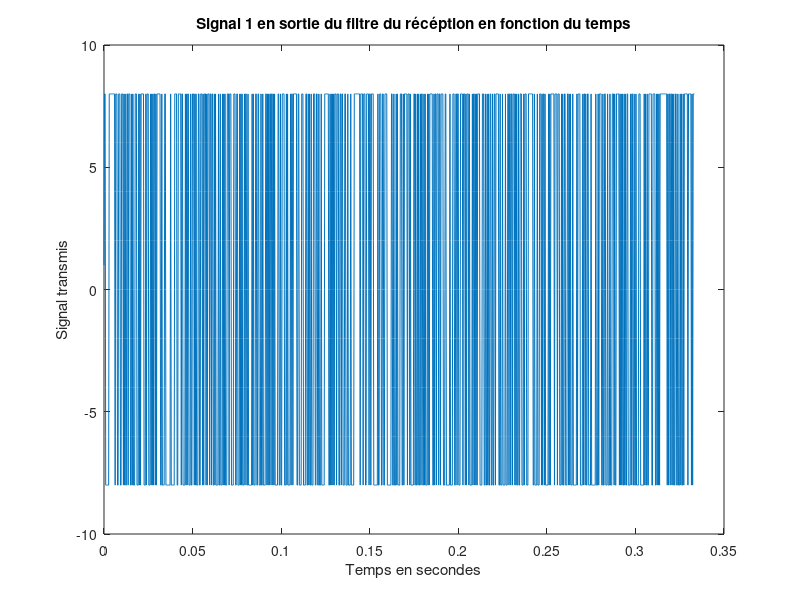
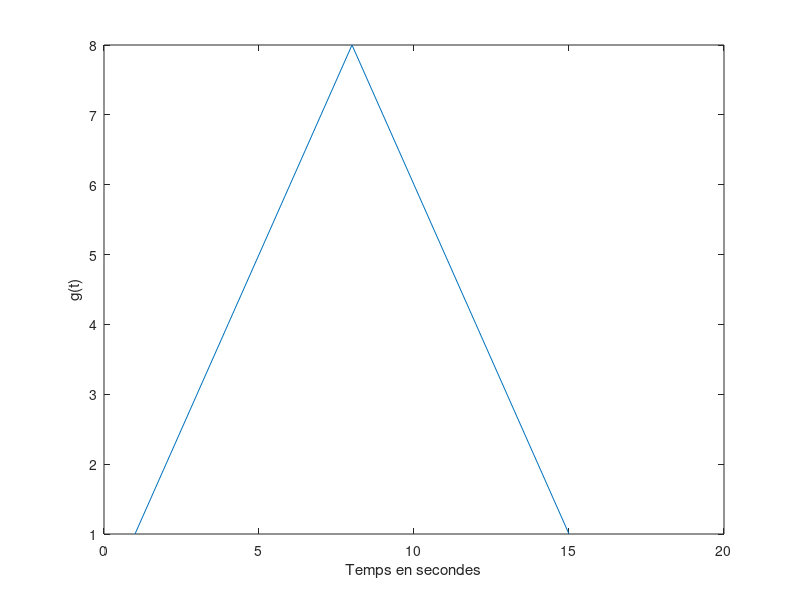
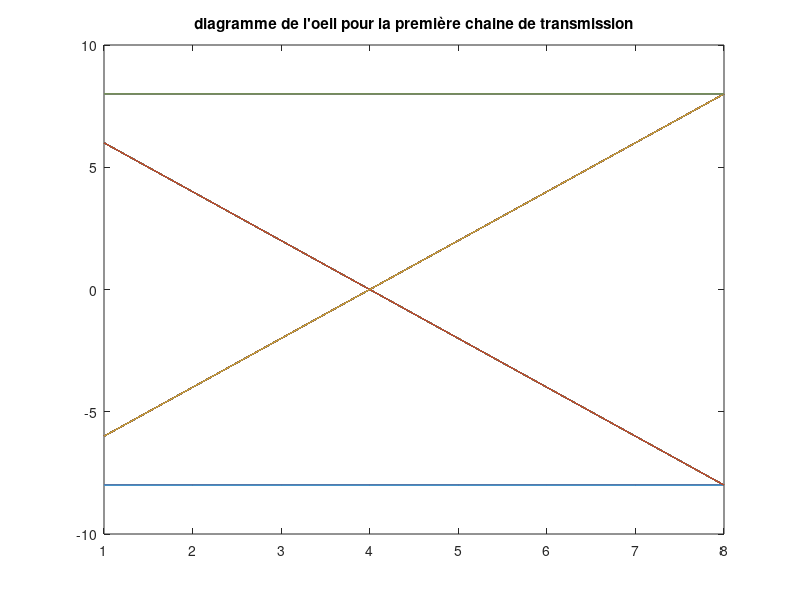
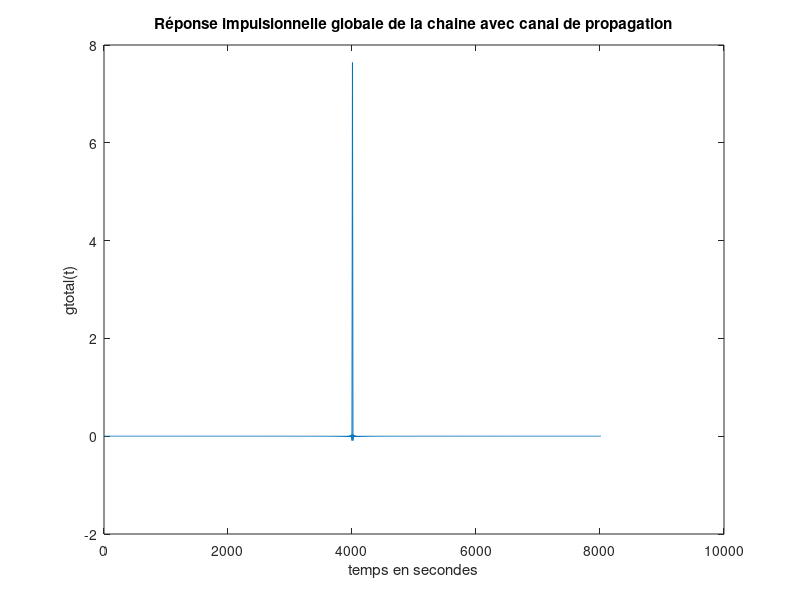

These charts were generated, in order, by the following MATLAB code:
%--------------------------------------------------------------------------
%**************************************************************************
%-----------------Etude des interférences entre symbole -------------------
%------------------et du critère de Nyquist (Séquence 2)------------------

%--------------------------------------------------------------------------
%********************Auteur : AL GHARRAS IBRAHIM***************************
%--------------------------------------------------------------------------



%%-----------------------------Paramètres----------------------------------

clear ;
close all ;

%nombre de bits
n_bits = 1000 ;

%fréquence d'échantillonage
Fe = 24000 ;

%Période d'échantillonnage
Te=1/Fe ;

%Débit binaire
Rb = 3000 ;
Tb = 1/Rb ;

%Mapping binnaire
M1 = 2;

%%Débit symbole
Rs1 = Rb/log2(M1) ;
Ts1 = 1/Rs1 ;
Ns = floor(Ts1/Te) ;

%---------------------Etude sans canal de propagation----------------------
%--------------------------------------------------------------------------
%Implantation du bloc modulateur/démodulateur proposé 

%Modulateur 

%Generation des bits et des symboles
bits_1 = randi([0,1],1,n_bits) ;
symboles_1 = 2*bits_1 -1 ;

%Réponse impulsionnele du filtre de mise en forme
h = ones(1,Ns) ;

%Réponse impulsionnele du filtre de récéption
hr = h ;

%Génération de la suite de Diracs pondérés par les symboles(suréchantillonage)
diracs = kron(symboles_1, [1 zeros(1,Ns-1)]) ;

%signal de sortie du modulateur :
x1 =filter(h,1,diracs);
z_1 = filter(hr,1,x1);

%Tracé du signal en sortie du filtre de réception
figure(1);
plot((0:Te:length(z_1)*Te-Te),z_1);
xlabel("Temps en secondes");
ylabel("Signal transmis");
title("Signal 1 en sortie du filtre du récéption en fonction du temps");

%réponse impulsionnelle global de la chaine de la transmission sans canal (g) :
g = conv(h,hr) ;
figure(2) 
plot(g) 
xlabel("Temps en secondes");
ylabel("g(t)");
n0 = Ns ;
%d'après la figure de g , g a valeur maximale en Ts1 = Te*Ns , et g(Ts1 + m*Ts1) = 0 pour tout m entier (g fenetre rectangulaire de durée 2*Ts1)

%diagramme de l'oeil
figure(3)
plot(reshape(z_1(n0 +1:end),[Ns,(length(z_1(n0 +1:end))/Ns)]))
title("diagramme de l'oeil pour la première chaine de transmission")

%échantillonage de z 
z_echant = z_1(n0:Ns:end);

%Détecteur de seuil
i_bit1 = find(z_echant > 0);
i_bit0 = find(z_echant < 0);
symgenere = -ones(1,length(bits_1));
symgenere(i_bit1) = ones(1,length(i_bit1));
symgenere(i_bit0) = zeros(1,length(i_bit0));
sym_err = bits_1 - symgenere;
indicediff = find(sym_err ~= 0);
TEB = length(indicediff)/length(bits_1); 

%On reprend la même démarche en prennant n0_2 = 3
n0_2 = 3;
z_echant_2 = z_1(n0_2:Ns:end);
i_bit1_2 = find(z_echant_2 > 0);
i_bit0_2 = find(z_echant_2 < 0);
symgenere_2 = -ones(1,length(bits_1));
symgenere_2(i_bit1_2) = ones(1,length(i_bit1_2));
symgenere_2(i_bit0_2) = zeros(1,length(i_bit0_2));
sym_err_2 = bits_1 - symgenere_2;
indicediff_2 = find(sym_err_2 ~= 0);
TEB_2 = length(indicediff_2)/length(bits_1);


%------------------Etude avec canal de propagation sans bruit--------------
%--------------------------------------------------------------------------


%ordre de filtre passe de canal
N=length(x1);

%réponse en fréquence du filtre de mise en forme
H = abs(fftshift(fft(h,N)));

%réponse en fréquence du filtre de réception
Hr = H; 

%Bande de fréquence dot on va afficher les réponses en fréquence
Bdf = linspace(-(Fe/2), Fe/2, N); 

%%%%%%%%%%%%%%%%%%%%%%%%%%%%%%%%%%%%%%%%%%%%%%%%%%%%%%%%%%%%%%%%%%%%%%%%%%%
%Pour BW = 8000Hz :
fc1 = 8000;

%Réponse impulstionnelle du filtre passe bas
hc1 = (2*fc1/Fe)*sinc(2*(fc1/Fe)*[-(N-1)/2 : (N-1)/2]);

% réponse impulsionnelle global de la chaine de la transmission sans canal (gtotal) :
gtotal1 = conv(h,conv(hc1,h));

% Traçage de la réponse impulsionnelle globale de la chaine de transmission
figure(4) 
plot(gtotal1)
xlabel("temps en secondes") ; 
ylabel("gtotal(t)") ; 
title("Réponse impulsionnelle globale de la chaine avec canal de propagation") ;

% Traçage du diagramme de l'oeil à la sortie du filtre de réception
%filtrage
z_2 = filter(hc1,1,z_1);
figure(5)
plot(reshape(z_2(n0 +1:end),[Ns,(length(z_2(n0 +1:end))/Ns)]))
title("diagramme de l'oeil à la sortie du filtre de réception") ;

%Réponse fréquentielle du filtre passe bas
Hc1 = abs(fftshift(fft(hc1,N)));
%normalisation
Hc_n = Hc1 / max(Hc1) ; 

%réponse en fréquence du filtre de canal de propagation
% représentation de |H(f)Hr(F)| et |Hc(f)| sur une même figure : 
H = abs(fftshift(fft(h , length(x1)))) ; 
Prod = H.^ 2 ; 

% normalisation  
Prod_n = Prod / max(Prod) ; 

figure(6) ; 
hold on ; 
plot( linspace(-Fe/2,Fe/2,length(x1)) , Prod_n) ; 
plot( linspace(-Fe/2,Fe/2,length(x1)) , Hc_n ) ;
legend('|Hc(f)|','|H(f) x Hr(f)|');
xlabel("f en Hz") ; 
title("représentation de |H(f)Hr(F)| et |Hc(f)|");
hold off ; 




% Détermination du TEB pour BW = 8000 Hz : 

% échantillonage : 
t0 = Ns; 
Z2_echant = z_2(t0 : Ns : end) ; 

% detecteur de seuil en 0: 
Chapeau_2 = sign(Z2_echant) ;  

% demapping : 
Sym_chap_2 = ceil((Chapeau_2 + 1)/2) ; 

% TEB :  
TEB2_8000 = sum( (Sym_chap_2 - bits_1 )~=0 )/n_bits

%%%%%%%%%%%%%%%%%%%%%%%%%%%%%%%%%%%%%%%%%%%%%%%%%%%%%%%%%%%%%%%%%%%%%%%%%%%

%Pour BW = 1000Hz :
fc2 = 1000;

%Réponse impulstionnelle du filtre passe bas
hc1 = (2*fc2/Fe)*sinc(2*(fc2/Fe)*[-(N-1)/2 : (N-1)/2]);

% réponse impulsionnelle global de la chaine de la transmission sans canal (gtotal) :
gtotal1 = conv(h,conv(hc1,h));

% Traçage de la réponse impulsionnelle globale de la chaine de transmission
figure(7) 
plot(gtotal1)
xlabel("temps en secondes") ; 
ylabel("gtotal(t)") ; 
title("Réponse impulsionnelle globale de la chaine avec canal de propagation") ;

% Traçage du diagramme de l'oeil à la sortie du filtre de réception
%filtrage
z_2 = filter(hc1,1,z_1);
figure(8)
plot(reshape(z_2(n0 +1:end),[Ns,(length(z_2(n0 +1:end))/Ns)]))
title("diagramme de l'oeil à la sortie du filtre de réception") ;

%Réponse fréquentielle du filtre passe bas
Hc1 = abs(fftshift(fft(hc1,N)));
%normalisation
Hc_n = Hc1 / max(Hc1) ; 

%réponse en fréquence du filtre de canal de propagation
% représentation de |H(f)Hr(F)| et |Hc(f)| sur une même figure : 
H = abs(fftshift(fft(h , length(x1)))) ; 
Prod = H.^ 2 ; 

% normalisation  
Prod_n = Prod / max(Prod) ; 

figure(9) ; 
hold on ; 
plot( linspace(-Fe/2,Fe/2,length(x1)) , Prod_n) ; 
plot( linspace(-Fe/2,Fe/2,length(x1)) , Hc_n ) ;
legend('|Hc(f)|','|H(f) x Hr(f)|');
xlabel("f en Hz") ; 
title("représentation de |H(f)Hr(F)| et |Hc(f)|");
hold off ; 



% Détermination du TEB pour BW = 1000 Hz : 

% échantillonage : 
t0 = Ns; 
Z2_echant = z_2(t0 : Ns : end) ; 

% detecteur de seuil en 0: 
Chapeau_2 = sign(Z2_echant) ;  

% demapping : 
Sym_chap_2 = ceil((Chapeau_2 + 1)/2) ; 

% TEB :  
TEB2_1000 = sum( (Sym_chap_2 - bits_1 )~=0 )/n_bits


%------------------------------FIN-----------------------------------------
%------------------------------FIN-----------------------------------------
